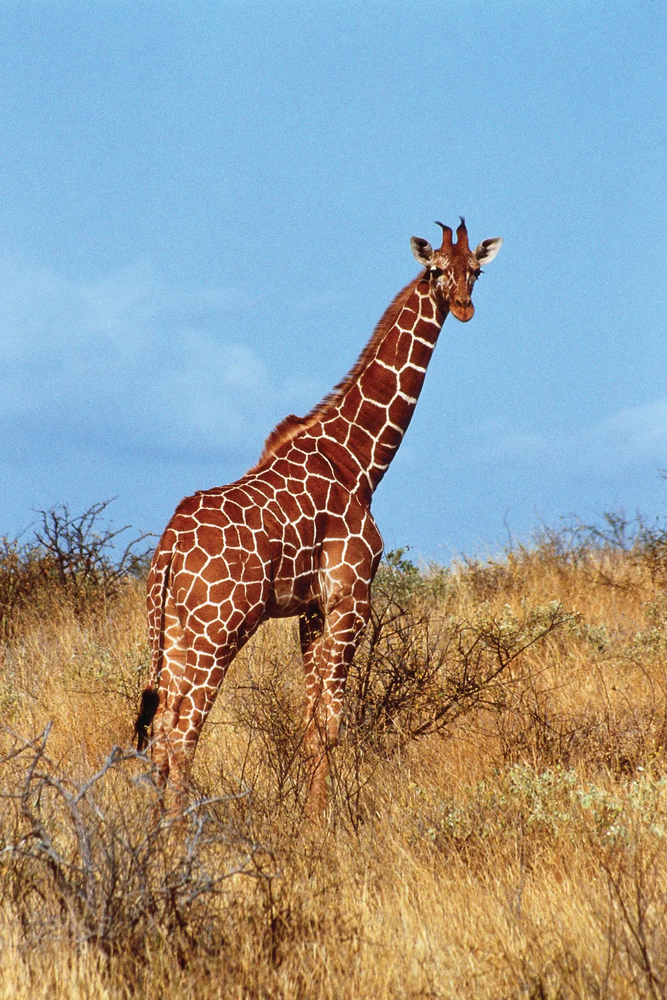
#> input picture Open_CV_with_Python/Reading_and_writing_images/images/giraffe-Kenya.png, 667 x 1000 px, shrunk from 1067 x 1600 before the run, found by its file name
$ jupyter execute color_thresholding.ipynb
#> lines starting #> are read from the running program, lines starting #| are printed output that depends on the picture; after the words box and inside, x2 and y2 are one past the last pixel; in counts of white or black regions, pixels touching at a corner belong together
[cell 1]
import cv2
import numpy as np
import matplotlib.pyplot as plt

[cell 2]
# !pip install matplotlib
# !pip install numpy

[cell 3]
image = cv2.imread("../images/giraffe-Kenya.png")
#> image is the input picture: shape (1000, 667, 3); mean B, G, R 152, 154.5, 150.9

[cell 4]
image_rgb = cv2.cvtColor(image, cv2.COLOR_BGR2RGB)
image_hsv = cv2.cvtColor(image, cv2.COLOR_BGR2HSV)
#> image_hsv: shape (1000, 667, 3); mean H, S, V 59.8, 123.7, 197

[cell 5]
plt.imshow(image_rgb)

[cell 6]
lower_white = np.array([0,0,190])
upper_white = np.array([30,80,255])

[cell 7]
mask = cv2.inRange(image_hsv, lower_white, upper_white)
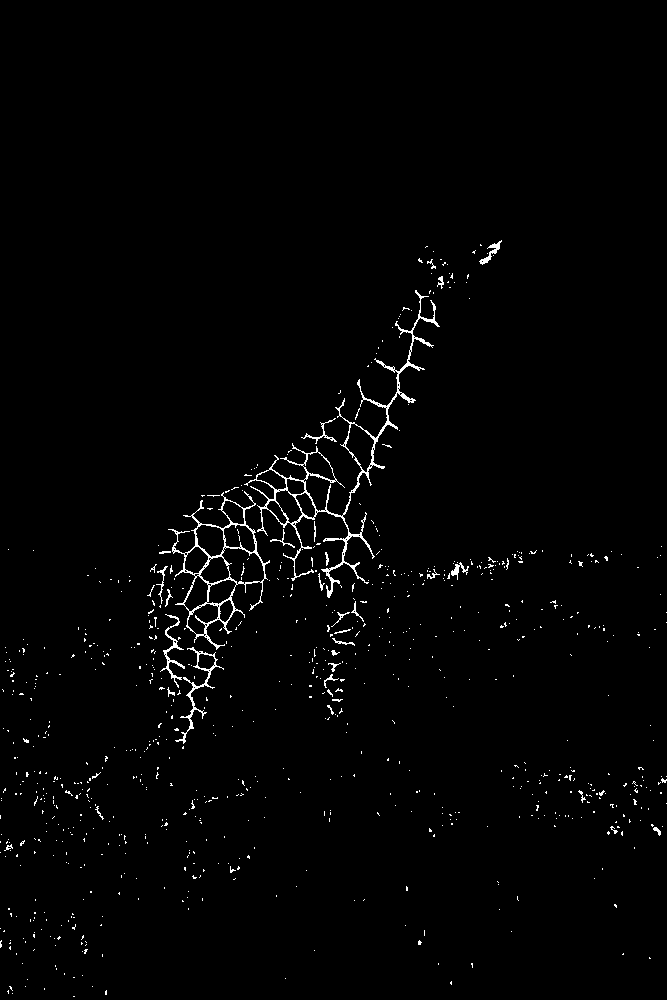
#> mask: shape (1000, 667); 1.4% white in thin lines or dots, all inside (x1, y1, x2, y2) = (0, 240, 667, 997)

[cell 8]
plt.imshow(mask)

[cell 9]
black_hsv = np.uint8([[[120, 255, 0]]])
black_bgr = cv2.cvtColor(black_hsv, cv2.COLOR_HSV2BGR)[0][0]

[cell 10]
image_result = image.copy()
image_result[mask>0] = black_bgr
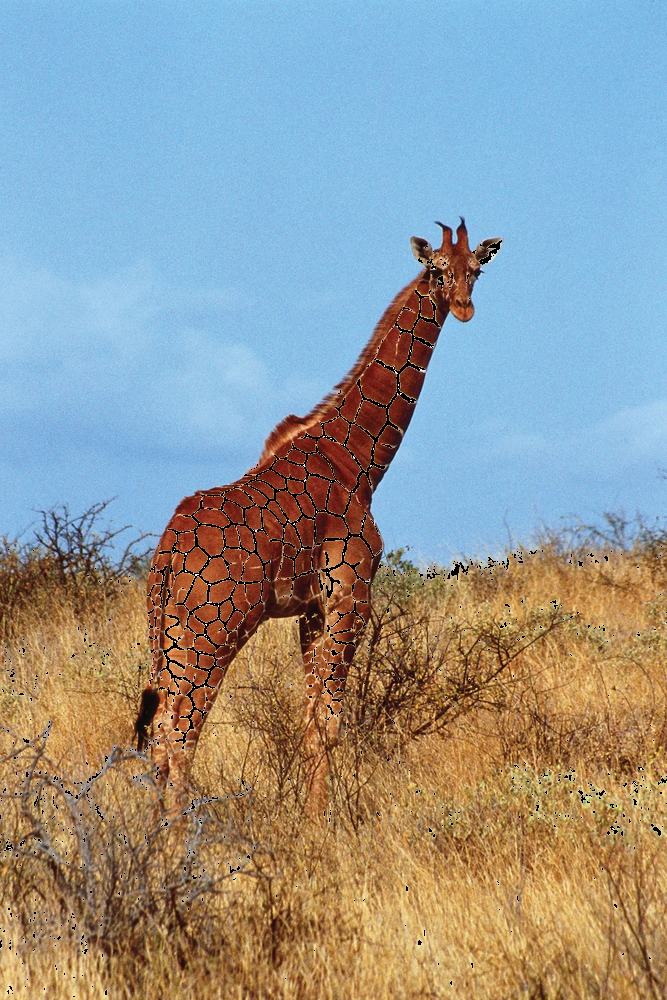
#> image_result: shape (1000, 667, 3); 1.43% of pixels changed, all inside (x1, y1, x2, y2) = (0, 240, 667, 997)

[cell 11]
image_result_rgb = cv2.cvtColor(image_result, cv2.COLOR_BGR2RGB)

[cell 12]
# PLOT

fig, axs = plt.subplots(1,3, figsize=(12,6))

axs[0].imshow(image_rgb)
axs[0].set_title("Original Image")
axs[0].axis('off')

axs[1].imshow(mask)
axs[1].set_title("Binary Mask")
axs[1].axis('off')


axs[2].imshow(image_result_rgb)
axs[2].set_title("Output Image")
axs[2].axis('off')

plt.tight_layout()
plt.show()
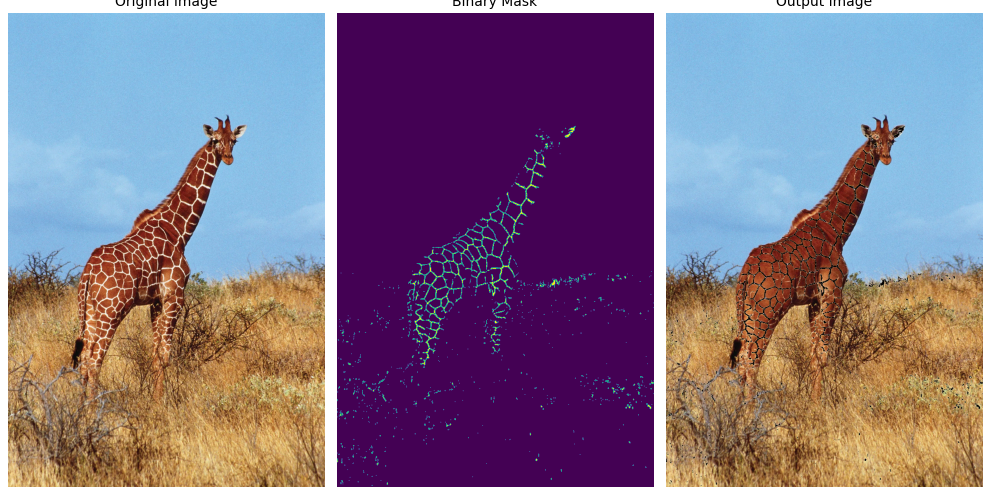
#> figure drawn by matplotlib, 3 panels

$ run again, with Open_CV_with_Python/Reading_and_writing_images/images/butterfly.jpg saved as Open_CV_with_Python/Reading_and_writing_images/images/giraffe-Kenya.png
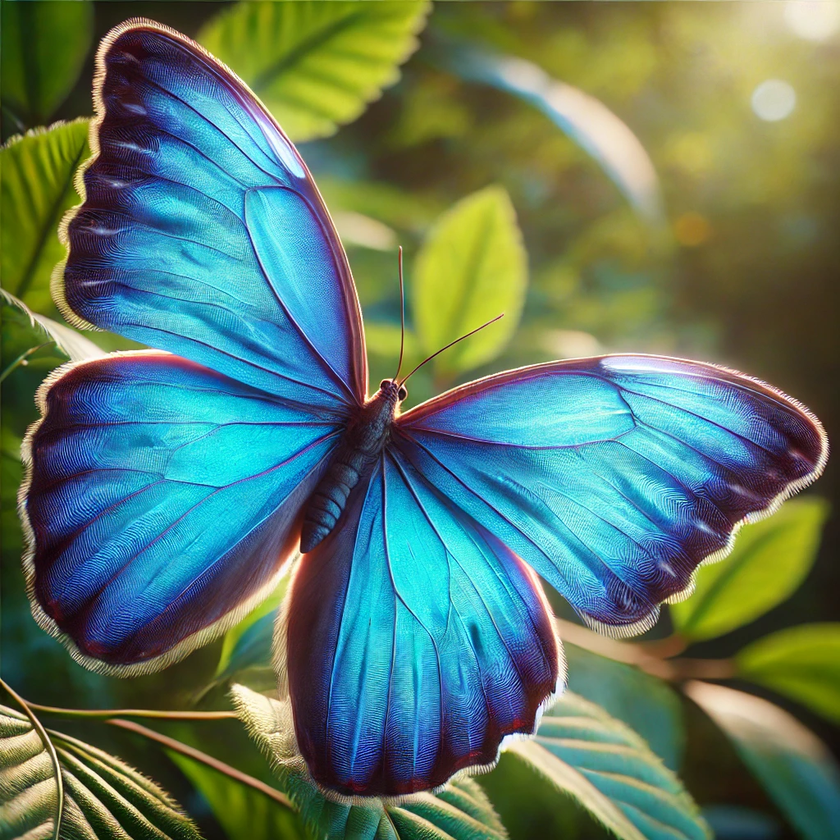
#> input picture Open_CV_with_Python/Reading_and_writing_images/images/butterfly.jpg, 840 x 840 px, shrunk from 1024 x 1024 before the run, found by its file name
#> image is the input picture: shape (840, 840, 3); mean B, G, R 102.9, 121.6, 93.2
#> image_hsv: shape (840, 840, 3); mean H, S, V 66.1, 149, 140.9
#> `mask = cv2.inRange(image_hsv, lower_white, upper_white)`:
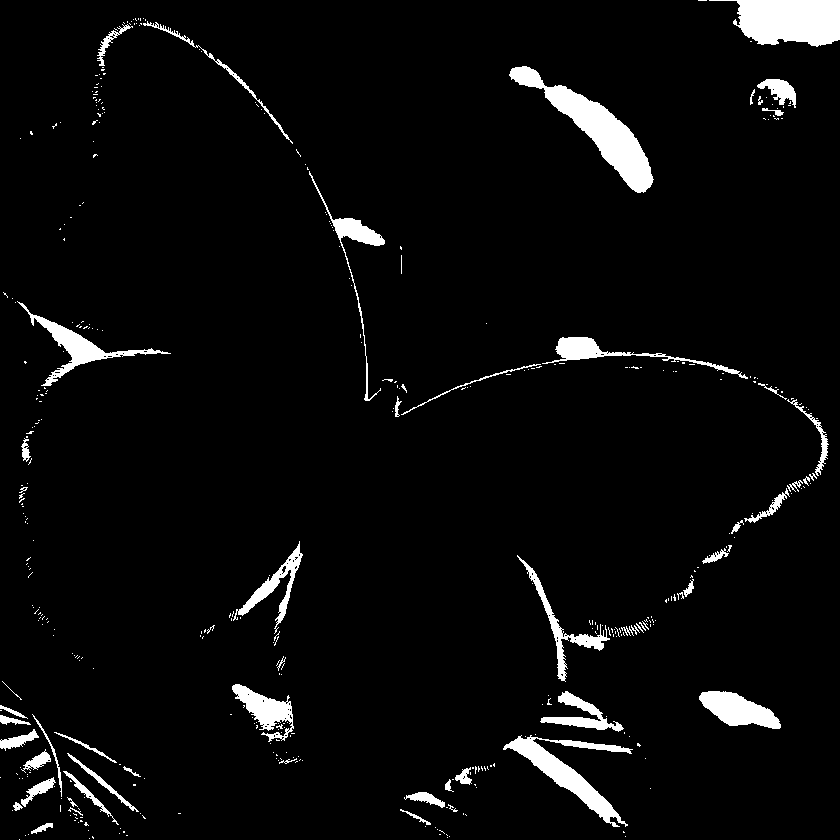
#> mask: shape (840, 840); 4.3% white; 422 white regions (366 under 20 px), largest, box (x1, y1, x2, y2) and area: (509, 66, 654, 193) 4696, (709, 0, 840, 47) 4278, (503, 735, 633, 827) 2838
#> image_result: shape (840, 840, 3); 4.35% of pixels changed, all inside (x1, y1, x2, y2) = (0, 0, 840, 840)
#> `plt.show()`:
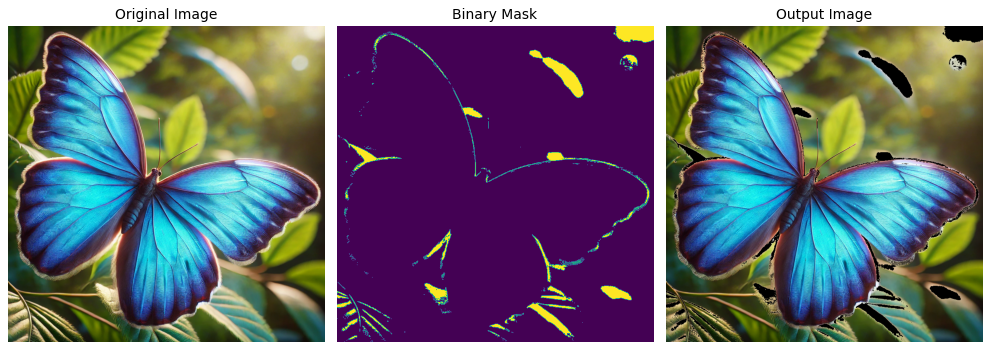
#> figure drawn by matplotlib, 3 panels
